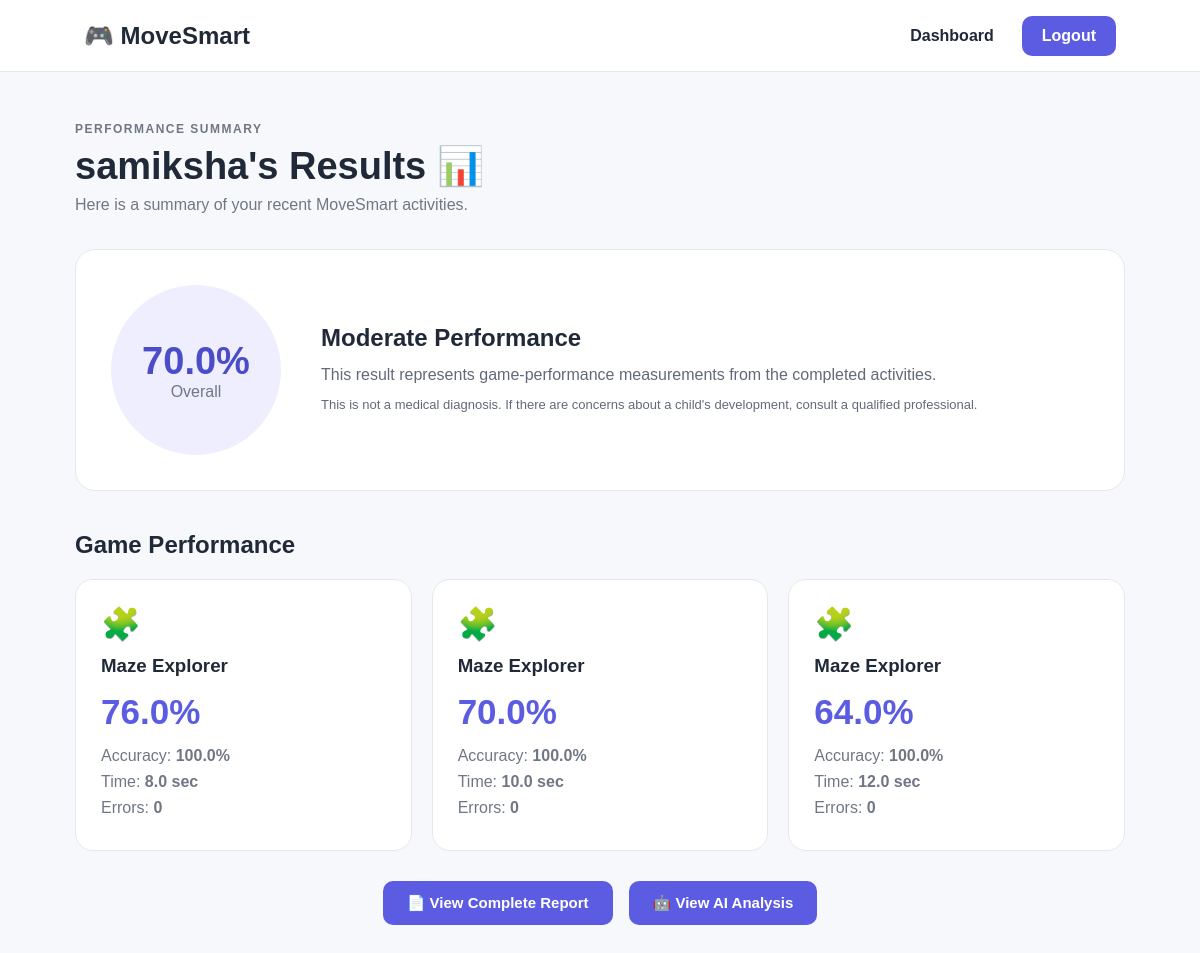
Screenshot of /result (signed in) with the database file from the repository.
### tables this page shows
CREATE TABLE game_results (
            id INTEGER PRIMARY KEY AUTOINCREMENT,
            user_id INTEGER NOT NULL,
            game_name TEXT NOT NULL,
            score REAL DEFAULT 0,
            accuracy REAL DEFAULT 0,
            reaction_time REAL DEFAULT 0,
            completion_time REAL DEFAULT 0,
            errors INTEGER DEFAULT 0,
            objects_caught INTEGER DEFAULT 0,
            objects_missed INTEGER DEFAULT 0,
            path_deviation REAL DEFAULT 0,
            created_at TIMESTAMP DEFAULT CURRENT_TIMESTAMP,
            FOREIGN KEY(user_id) REFERENCES users(id)
        );

### app.py (the view, shortened to what this page needs)
@app.route("/result")
@login_required
def result():
    user_id = session["user_id"]
    conn = get_db()
    results = conn.execute("""
        SELECT *
        FROM game_results
        WHERE user_id = ?
        ORDER BY id DESC
        LIMIT 3
    """, (user_id,)).fetchall()
    conn.close()
    total_score = sum(row["score"] for row in results)
    overall_score = round(total_score / len(results), 2)
    if overall_score >= 75:
        performance = "Typical Performance"
        performance_class = "good"
    elif overall_score >= 50:
        performance = "Moderate Performance"
        performance_class = "medium"
    else:
        performance = "Further Screening Recommended"
        performance_class = "attention"
    return render_template(
        "result.html",
        results=results,
        overall_score=overall_score,
        performance=performance,
        performance_class=performance_class
    )

### app.py (called while the page is built)
def get_db():
    conn = sqlite3.connect(DATABASE)
    conn.row_factory = sqlite3.Row
    return conn

def login_required(func):
    @wraps(func)
    def wrapper(*args, **kwargs):
        if "user_id" not in session:
            return redirect(url_for("login"))
        return func(*args, **kwargs)
    return wrapper

### templates/result.html (shortened to what this page needs)
<!DOCTYPE html>
<html lang="en">
<head>
    <link rel="stylesheet"
          href="{{ url_for('static', filename='css/style.css') }}">
</head>
<body>
<nav class="navbar">
    <div class="logo">🎮 MoveSmart</div>
    <div class="nav-links">
        <a href="{{ url_for('dashboard') }}">Dashboard</a>
        <a href="{{ url_for('logout') }}" class="nav-button">Logout</a>
    </div>
</nav>
<div class="result-container">
    <div class="result-header">
        <p class="small-title">PERFORMANCE SUMMARY</p>
        <h1>{{ session["user_name"] }}'s Results 📊</h1>
        <p>Here is a summary of your recent MoveSmart activities.</p>
    </div>
    <div class="overall-result">
        <div class="score-circle">
            <strong>{{ overall_score }}%</strong>
            <span>Overall</span>
        </div>
        <div class="performance-text">
            <h2>{{ performance }}</h2>
            <p>
                This result represents game-performance
                measurements from the completed activities.
            </p>
            <p class="disclaimer">
                This is not a medical diagnosis. If there are
                concerns about a child's development, consult
                a qualified professional.
            </p>
        </div>
    </div>
    {% if results %}
    <h2 class="result-section-title">Game Performance</h2>
    <div class="result-grid">
        {% for result in results %}
        <div class="result-card">
            <div class="result-card-icon">
                {% if result["game_name"] == "Target Tap" %}
                    🎯
                {% elif result["game_name"] == "Catch Object" %}
                    🎈
                {% elif result["game_name"] == "Sequence Game" %}
                    🔢
                {% elif result["game_name"] == "Maze Explorer" %}
                    🧩
                {% elif result["game_name"] == "Shape Matcher" %}
                    🔷
                {% elif result["game_name"] == "Balloon Pop" %}
                    🎈
                {% elif result["game_name"] == "Path Tracer" %}
                    ✏️
                {% else %}
                    🎮
                {% endif %}
            </div>
            <h3>{{ result["game_name"] }}</h3>
            <div class="result-score">
                {{ result["score"] }}%
            </div>
            <p>
                Accuracy:
                <strong>{{ result["accuracy"] }}%</strong>
            </p>
            <p>
                Time:
                <strong>{{ result["completion_time"] }} sec</strong>
            </p>
            <p>
                Errors:
                <strong>{{ result["errors"] }}</strong>
            </p>
        </div>
        {% endfor %}
    </div>
    <div class="report-actions">
        <a href="{{ url_for('full_report') }}"
           class="primary-button">
            📄 View Complete Report
        </a>
        <a href="{{ url_for('ml_analysis') }}"
           class="primary-button">
            🤖 View AI Analysis
        </a>
    </div>
    {% endif %}
</div>
</body>
</html>

### static/css/style.css (style rules this page uses)
* { margin: 0; padding: 0; box-sizing: border-box; }
body { font-family: Arial, Helvetica, sans-serif; background: #f6f8fc; color: #202938; }
a { text-decoration: none; color: inherit; }
.navbar { height: 72px; background: white; display: flex; justify-content: space-between; align-items: center; padding: 0 7%; border-bottom: 1px solid #e5e7eb; }
.logo { font-size: 24px; font-weight: 800; }
.nav-links { display: flex; align-items: center; gap: 28px; font-weight: 600; }
.nav-button { background: #5b5ce2; color: white; padding: 11px 20px; border-radius: 10px; }
.primary-button { display: inline-block; border: none; background: #5b5ce2; color: white; padding: 13px 24px; border-radius: 10px; font-size: 15px; font-weight: 700; cursor: pointer; transition: 0.2s; }
.disclaimer { color: #9ca3af; font-size: 13px; margin-top: 8px; }
.small-title { font-size: 12px; font-weight: 800; letter-spacing: 1.5px; color: #5b5ce2; }
.result-container { max-width: 1100px; margin: auto; padding: 50px 25px; }
.result-header { margin-bottom: 35px; }
.result-header h1 { font-size: 38px; margin: 8px 0; }
.result-header p { color: #707784; }
.overall-result { background: white; padding: 35px; border-radius: 20px; display: flex; align-items: center; gap: 40px; border: 1px solid #e5e7eb; margin-bottom: 40px; }
.score-circle { width: 170px; height: 170px; border-radius: 50%; background: #eeeeff; display: flex; flex-direction: column; align-items: center; justify-content: center; flex-shrink: 0; }
.score-circle strong { font-size: 38px; color: #4b4cc7; }
.score-circle span { color: #707784; }
.performance-text h2 { margin-bottom: 10px; }
.performance-text p { line-height: 1.6; color: #626978; }
.result-section-title { margin-bottom: 20px; }
.result-grid { display: grid; grid-template-columns: repeat(3, 1fr); gap: 20px; }
.result-card { background: white; padding: 25px; border-radius: 18px; border: 1px solid #e5e7eb; }
.result-card-icon { font-size: 35px; margin-bottom: 10px; }
.result-score { font-size: 35px; font-weight: 800; color: #5b5ce2; margin: 15px 0; }
.result-card p { color: #707784; margin: 8px 0; }
.report-actions { display: flex; flex-wrap: wrap; justify-content: center; gap: 16px; margin: 30px 0; }
.report-actions a { text-decoration: none; text-align: center; }
.result-card-icon { font-size: 32px; margin-bottom: 12px; }
.result-card { overflow-wrap: anywhere; }

### rows the page displays
game_results: game_name "Maze Explorer", score "76.0", accuracy "100.0", completion_time "8.0", errors "0"
game_results: game_name "Maze Explorer", score "70.0", accuracy "100.0", completion_time "10.0", errors "0"
game_results: game_name "Maze Explorer", score "64.0", accuracy "100.0", completion_time "12.0", errors "0"

### other values shown
{{ session["user_name"] }} "samiksha"
{{ overall_score }} "70.0"
{{ performance }} "Moderate Performance"
